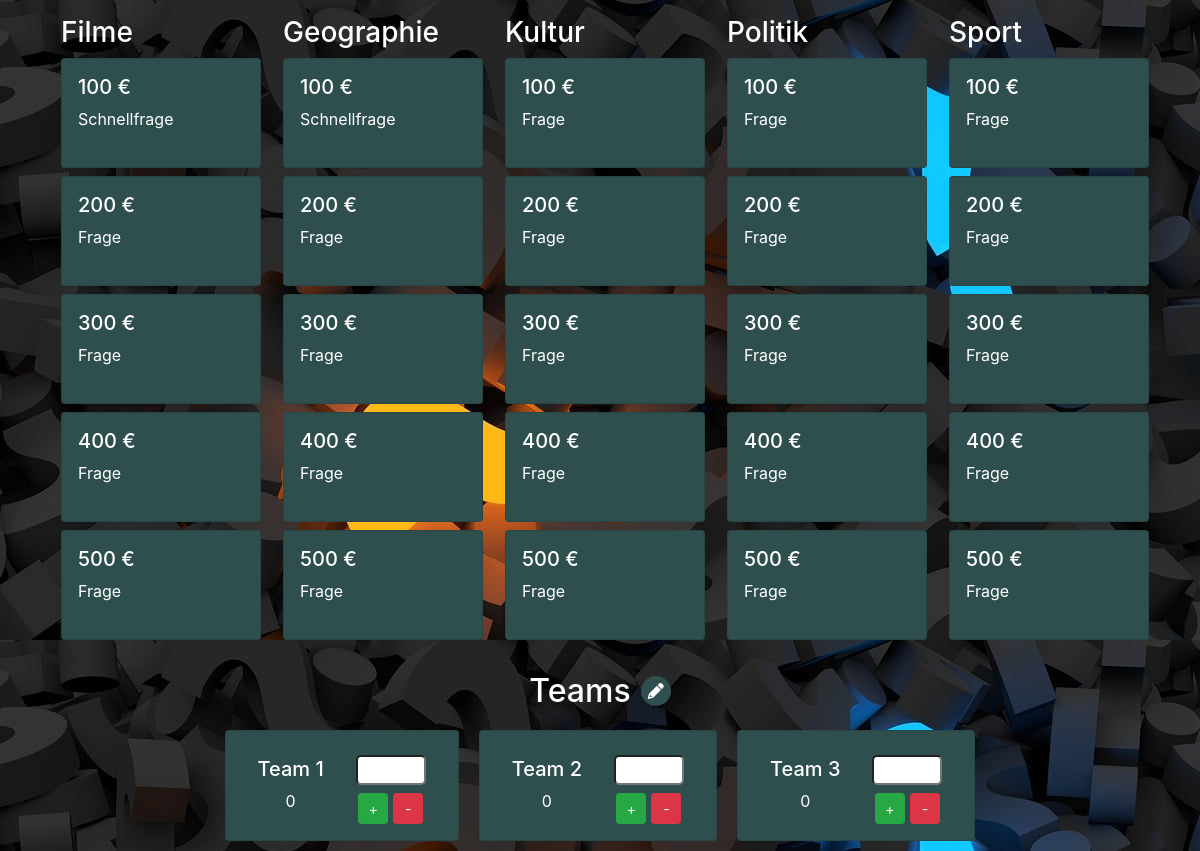
The page / on the database its author committed.
### tables this page shows
CREATE TABLE questions (
                ﻿question_id INTEGER PRIMARY KEY,
                question TEXT,
                answer TEXT,
                category TEXT,
                type TEXT,
                points INTEGER
            );

CREATE TABLE teams (
                team_id INTEGER PRIMARY KEY AUTOINCREMENT,
                name TEXT NOT NULL,
                score INTEGER DEFAULT 0,
                buzzer_id INTEGER,
                is_active INTEGER
                );

### app.py (the view)
@app.route('/')
def index():
    teams = dao.get_teams()
    answered_question_ids = dao.get_answered_questions_of_session(session_id)
    return render_template('index.html', question_matrix=question_matrix, teams=teams, answered_question_ids=answered_question_ids)

### database_access.py (called while the page is built)
    def get_db_connection(self) -> tuple[sqlite3.Connection, sqlite3.Cursor]:
        try:
            conn = sqlite3.connect(self.dbfile, check_same_thread=False)
            cursor = conn.cursor()
            cursor.row_factory = sqlite3.Row
            return conn, cursor
        except sqlite3.Error as err:
            error_handler(err,traceback.format_exc())

    def get_teams(self) -> list:
        try:
            conn, cursor = self.get_db_connection()
            teams = cursor.execute('SELECT * FROM teams').fetchall()
            conn.close()
            return teams
        except sqlite3.Error as err:
            error_handler(err,traceback.format_exc())

    def get_answered_questions_of_session(self, session_id) -> list:
        try:
            conn, cursor = self.get_db_connection()
            result = cursor.execute('SELECT question_id FROM sessions WHERE session_id = ? AND points > 0', (session_id,)).fetchall()
            conn.close()
            return [r["question_id"] for r in result]
        except sqlite3.Error as err:
            self.error_handler(err, traceback.format_exc())
            return None

### templates/index.html (shortened to what this page needs)
<!DOCTYPE html>
<html lang="en">
<head>
    <link rel="stylesheet" href="https://stackpath.bootstrapcdn.com/bootstrap/4.5.2/css/bootstrap.min.css">
    <link rel="stylesheet" href="https://cdnjs.cloudflare.com/ajax/libs/font-awesome/6.0.0-beta3/css/all.min.css">
</head>
<body>
    <div class="container">
        <div class="row my-3">
            {% for category in question_matrix %}
                <div class="col-md-2 mx-3">
                    <div class="category-block">
                        <h3>{{ category[0]["category"] }}</h3>
                        <div class="d-flex flex-column">
                            {% for question in category %}
                                <div class="card question-card mb-2 {{ "answered" if question["question_id"] in answered_question_ids }}" data-question-id="{{ question["question_id"] }}"">
                                    <div class="card-body">
                                        <h5 class="card-title">{{ question["points"] }} €</h5>
                                        <p class="card-text">{{ question["type"] }}</p>
                                    </div>
                                </div>
                            {% endfor %}
                        </div>
                    </div>
                </div>
            {% endfor %}
        </div>
        <div class="row mt-4">
            <div class="col-md-12">
                <div class="team-cards-wrapper">
                    <div class="team-header">
                        <h2>Teams</h2>
                        <button id="toggle-team-settings-btn" class="btn btn-primary btn-icon">
                            <i class="fas fa-pencil-alt"></i>
                        </button>
                    </div>
                    <div class="row team-cards-container">
                        {% for team in teams %}
                        <div>
                            <div class="card team-card {{ 'active' if team.is_active }}" data-team-id="{{ team.team_id }}">
                                <div class="card-body team-card-body">
                                    <div class="mx-3">
                                        <h5 class="card-title">{{ team.name }}</h5>
                                        <span class="card-text">{{ team.score }}</span>
                                    </div>
                                    <div class="team-add-points mt-2 mx-3">
                                        <input type="number" class="mb-2 team-add-points-input" id="points-{{ team.team_id }}">
                                        <div class="manual-score-change-container">
                                            <button class="btn btn-success btn-sm team-control-btn" data-team-id="{{ team.team_id }}" data-action="add">+</button>
                                            <button class="btn btn-danger btn-sm team-control-btn" data-team-id="{{ team.team_id }}" data-action="subtract">-</button>
                                        </div>
                                    </div>
                                </div>
                            </div>
                        </div>
                        {% endfor %}
                    </div>
                </div>
            </div>
        </div>
    </div>
</body>
</html>

### templates/index.html (style rules this page uses)
body { color: white; background-image: url("/static/images/question-mark.png"); }
.btn-primary { background-color: darkslategrey; border: none; }
.question-card { cursor: pointer; }
.card { background-color: darkslategrey; height: 110px; width: 200px; }
.card-body { padding: 1rem; }
.card-title { margin-bottom: 0.5rem; overflow: hidden; white-space: nowrap; text-overflow: ellipsis; max-width: 150px; }
.category-block { width: 100%; }
.team-cards-wrapper { text-align: center; }
.team-header { display: flex; align-items: center; justify-content: center; gap: 10px; margin-bottom: 20px; }
.team-header h2 { margin: 0; }
.team-cards-container { display: flex; justify-content: center; align-items: center; flex-wrap: wrap; gap: 20px; }
.team-card { position: relative; height: auto; width: 100%; margin-bottom: 10px; }
.team-card-body { display: flex; justify-content: space-between; align-items: center; }
.team-add-points { display: flex; flex-direction: column; align-items: center; }
.team-add-points-input { width: 70px; margin-bottom: 10px; border-radius: 5px; }
.team-control-btn { width: 30px; }
.manual-score-change-container { display: flex; gap: 5px; }
.btn-icon { width: 30px; height: 30px; padding: 0; border-radius: 50%; border: none; display: flex; align-items: center; justify-content: center; background-color: darkslategrey; }

### rows shown on the page
questions: category "Filme", points "100", type "Schnellfrage"
questions: points "200", type "Frage"
questions: points "300", type "Frage"
questions: points "400", type "Frage"
questions: points "500", type "Frage"
questions: category "Geographie", points "100", type "Schnellfrage"
questions: points "200", type "Frage"
questions: points "300", type "Frage"
questions: points "400", type "Frage"
questions: points "500", type "Frage"
questions: category "Kultur", points "100", type "Frage"
questions: points "200", type "Frage"
questions: points "300", type "Frage"
questions: points "400", type "Frage"
questions: points "500", type "Frage"
questions: category "Politik", points "100", type "Frage"
questions: points "200", type "Frage"
questions: points "300", type "Frage"
questions: points "400", type "Frage"
questions: points "500", type "Frage"
questions: category "Sport", points "100", type "Frage"
questions: points "200", type "Frage"
questions: points "300", type "Frage"
questions: points "400", type "Frage"
questions: points "500", type "Frage"
teams: name "Team 1", score "0"
teams: name "Team 2", score "0"
teams: name "Team 3", score "0"
